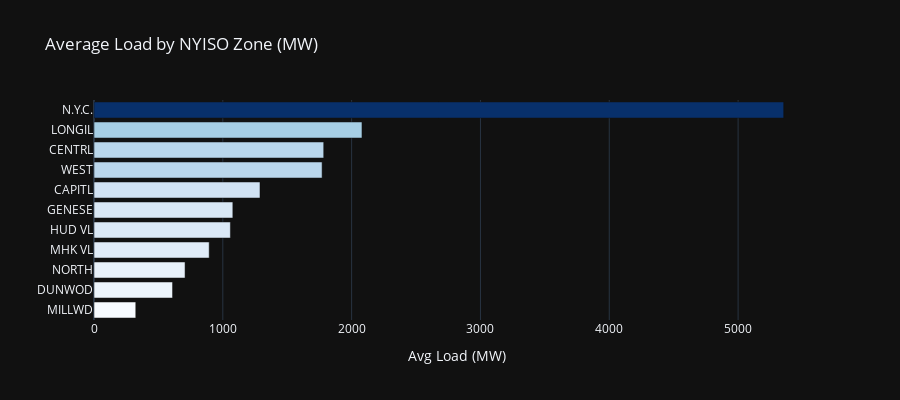

The code cell stored with this chart in its notebook:
### Markdown cell above
### 2b. Load by zone — which zones drive peak demand?

### Code cell
# Average load per zone
zone_avg = (
    df_load
    .groupby('zone')['load_mw']
    .mean()
    .sort_values(ascending=True)
    .reset_index()
)

fig = px.bar(
    zone_avg,
    x='load_mw', y='zone',
    orientation='h',
    title='Average Load by NYISO Zone (MW)',
    labels={'load_mw': 'Avg Load (MW)', 'zone': ''},
    color='load_mw',
    color_continuous_scale='Blues',
    template='plotly_dark'
)
fig.update_layout(height=400, coloraxis_showscale=False)
fig.show()

### Figure 1 — Plotly figure (JSON) as saved in the notebook; plotly's stock layout.template omitted (floating-point values rounded to 4 significant figures)
{"data": [{"hovertemplate": "Avg Load (MW)=%{marker.color}<br>=%{y}<extra></extra>", "legendgroup": "", "marker": {"color": [324.4, 609.8, 706.8, 894.2, 1059.0, 1078.0, 1289.0, 1771.0, 1783.0, 2080.0, 5354.0], "coloraxis": "coloraxis", "pattern": {"shape": ""}}, "name": "", "orientation": "h", "showlegend": false, "textposition": "auto", "type": "bar", "x": [324.4, 609.8, 706.8, 894.2, 1059.0, 1078.0, 1289.0, 1771.0, 1783.0, 2080.0, 5354.0], "xaxis": "x", "y": ["MILLWD", "DUNWOD", "NORTH", "MHK VL", "HUD VL", "GENESE", "CAPITL", "WEST", "CENTRL", "LONGIL", "N.Y.C."], "yaxis": "y"}], "layout": {"barmode": "relative", "coloraxis": {"colorbar": {"title": {"text": "Avg Load (MW)"}}, "colorscale": [[0, "rgb(247,251,255)"], [0.125, "rgb(222,235,247)"], [0.25, "rgb(198,219,239)"], [0.375, "rgb(158,202,225)"], [0.5, "rgb(107,174,214)"], [0.625, "rgb(66,146,198)"], [0.75, "rgb(33,113,181)"], [0.875, "rgb(8,81,156)"], [1, "rgb(8,48,107)"]], "showscale": false}, "height": 400, "legend": {"tracegroupgap": 0}, "title": {"text": "Average Load by NYISO Zone (MW)"}, "xaxis": {"anchor": "y", "domain": [0, 1], "title": {"text": "Avg Load (MW)"}}, "yaxis": {"anchor": "x", "domain": [0, 1], "title": {"text": ""}}}}
